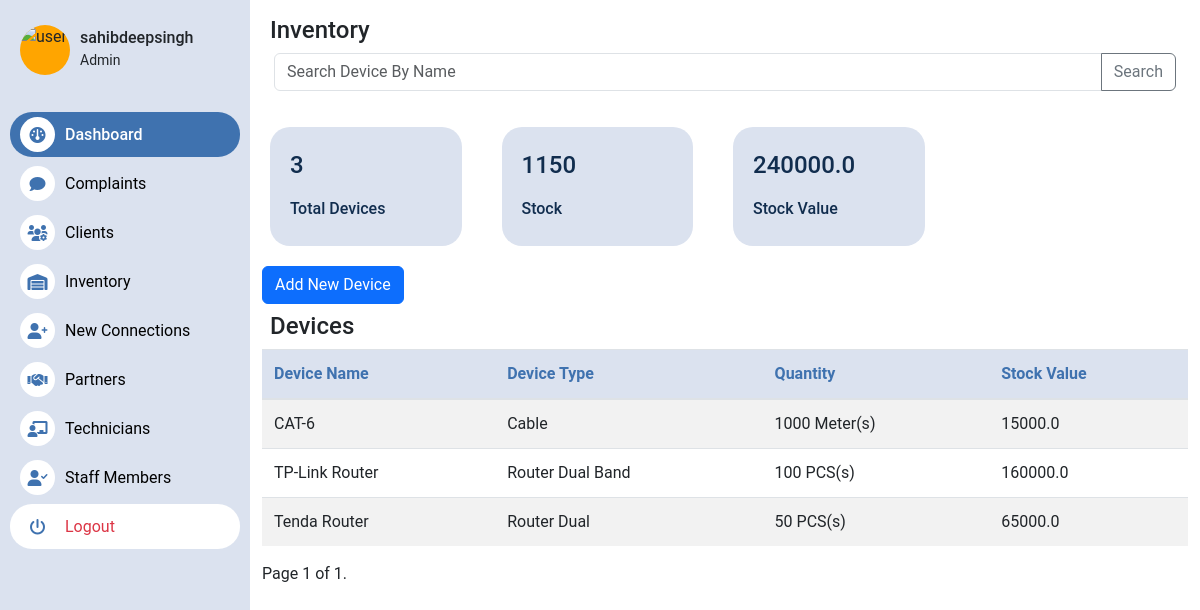
The page /inventory/ (signed in) on the database as committed earlier.
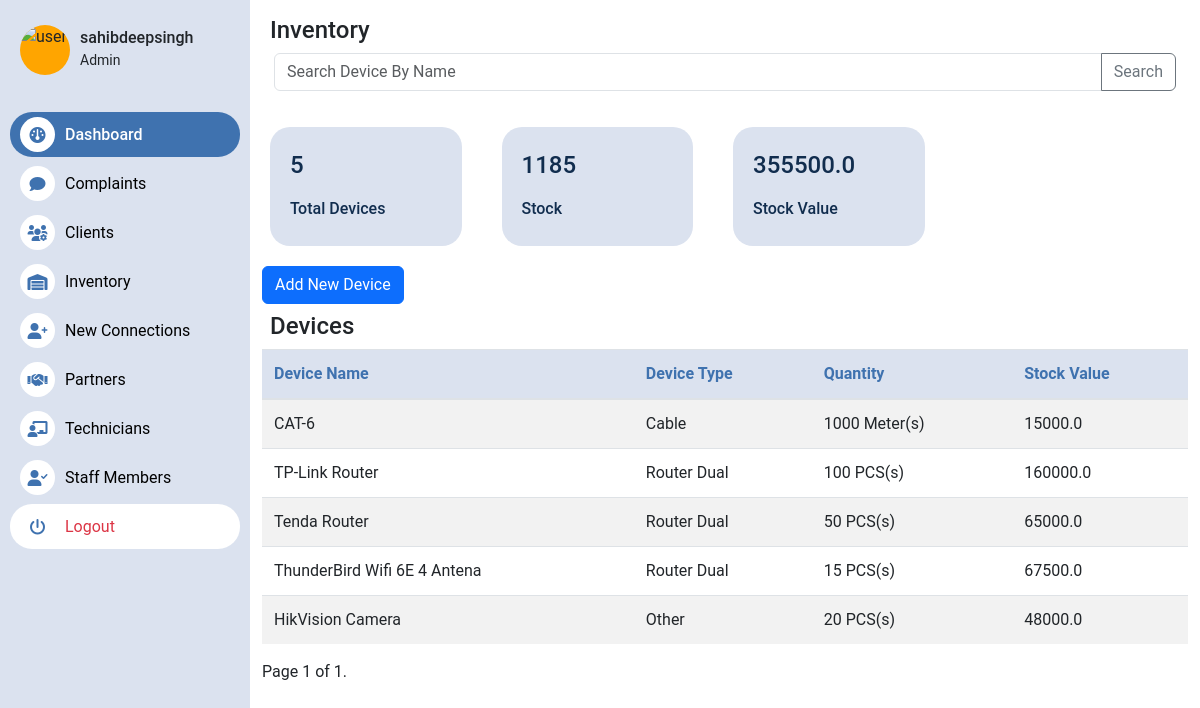
The same page on the database as committed later.
### inventory/models.py (models this page shows, shortened)
class DeviceDetail(models.Model):
    added_by = models.ForeignKey(User, on_delete=models.CASCADE)
    name = models.CharField(max_length=255)
    serial_number = models.CharField(max_length=255,null=True,blank=True)
    mac_address = models.CharField(max_length=255,null=True,blank=True)
    quantity = models.IntegerField(default=1)
    date_added = models.DateTimeField(auto_now_add=True)
    units = models.CharField(max_length=255)
    price_per_unit = models.FloatField()
    device_type = models.CharField(max_length=255,choices=device_choices,default='Other')
    in_stock = models.BooleanField(default=True)
    hsn_code = models.CharField(max_length=255,blank=True,null=True)
    image = models.ImageField(upload_to='device_images',blank=True,null=True)
    description = models.TextField(blank=True,null=True)
    provider_type = models.CharField(max_length=255,choices=(('ISP','ISP'),('Camera Connection','Camera Connection')))
    def stock_value(self):
        return self.price_per_unit * self.quantity

### inventory/views.py (the view)
# urls.py: 2. Add a URL to urlpatterns:  path('', views.home, name='home')
@login_required
@group_required(("Staff","Admin","Partner"))
def home(request):
    user = request.user
    try:
        staff = StaffMember.objects.get(user=user)
        partner = staff.partner
    except:
        pass
    try:
        partner = Partner.objects.get(user=user)
    except:
        pass
    devices = DeviceDetail.objects.filter(added_by=partner.user)
    total_stock_value = sum(device.stock_value() for device in devices)
    total_stock = sum(device.quantity for device in devices)
    paginator = Paginator(devices, 10)  # Show 10 devices per page
    page_number = request.GET.get('page')
    page_obj = paginator.get_page(page_number)
    context = {
        "total_devices": devices.count(),
        "devices": page_obj,
        "total_stock_value": total_stock_value,
        "total_stock": total_stock
    }
    return render(request, "inventory/inventory_dash.html", context)

### templates/inventory/inventory_dash.html (shortened to what this page needs)
{% extends "home/base.html" %}
{% block content %}
<div class="container mt-3">
    <h4 class="mx-2">Inventory</h4>
    <div class="container">
        <form action="" method="post">
            <div class="input-group mb-3">
                <input type="text" class="form-control" placeholder="Search Device By Name " name="query" aria-label="Search" aria-describedby="button-addon2">
                <button class="btn btn-outline-secondary" type="submit" id="button-addon2">Search</button>
            </div>
        </form>
    </div>
    <div class="row w-75">
        <div class="col stats">
            <p>{{ total_devices }} </p>
            <h6>Total Devices</h6>
        </div>
        <div class="col stats">
            <p> {{ total_stock }} </p>
            <h6>Stock</h6>
        </div>
        <div class="col stats">
            <p>{{ total_stock_value }} </p>
            <h6>Stock Value</h6>
        </div>
    </div>
    <div class="d-flex">
        <a href="{% url 'create-device' %}"><button class="btn btn-primary">Add New Device</button></a>
    </div>
    <h4 class="mx-2 mt-2">Devices</h4>
    <table class="custom-table">
        <thead>
            <tr>
                <th>Device Name</th>
                <th>Device Type</th>
                <th>Quantity</th>
                <th>Stock Value</th>
            </tr>
        </thead>
        <tbody>
            {% for device in devices %}
                <tr>
                    <td><a href="{% url 'view-update-device' device.id %}">{{ device.name }}</a></td>
                    <td>{{ device.device_type }}</td>
                    <td>{{ device.quantity }} {{ device.units }}(s)</td>
                    <td>{{ device.stock_value }}</td>
                </tr>
            {% endfor %}
        </tbody>
    </table>
    <div class="pagination mx-auto">
        <span class="step-links">
            <span class="current">
                Page {{ devices.number }} of {{ devices.paginator.num_pages }}.
            </span>
        </span>
    </div>
</div>
{% endblock content %}

Rows that differ between the two databases and show on the page:
changed DeviceDetail "TP-Link Router": device_type "Router Dual Band" → "Router Dual"
added DeviceDetail: name "ThunderBird Wifi 6E 4 Antena", device_type "Router Dual", quantity "15", units "PCS", stock_value "67500.0"
added DeviceDetail: name "HikVision Camera", device_type "Other", quantity "20", units "PCS", stock_value "48000.0"
Other text that changed with them:
{{ total_devices }}: "3" → "5"
{{ total_stock }}: "1150" → "1185"
{{ total_stock_value }}: "240000.0" → "355500.0"
